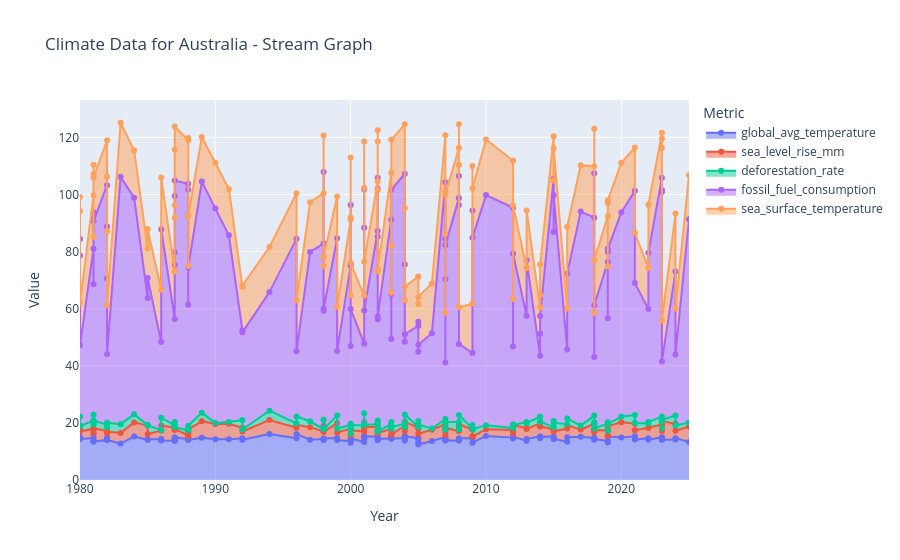

Write notebook code for a chart like this one.
### Code cell
# Convert your DataFrame to a long format suitable for plotting
melted_data_all = australia_data.melt(
    id_vars='year',
    value_vars=[
        'global_avg_temperature',
        'sea_level_rise_mm',
        'deforestation_rate',
        'fossil_fuel_consumption',
        'sea_surface_temperature'
    ],
    var_name='Metric',
    value_name='Value'
)

# Create the stream graph using all data
fig = px.area(
    melted_data_all,
    x='year',
    y='Value',
    color='Metric',
    title='Climate Data for Australia - Stream Graph',
    labels={'Value': 'Value'},
    line_group='Metric'
)

# Customize the plot for better aesthetics
fig.update_traces(mode="lines+markers")  # Smooth lines and markers
fig.update_layout(yaxis_title='Value', xaxis_title='Year')

# Display the plot
fig.show()
